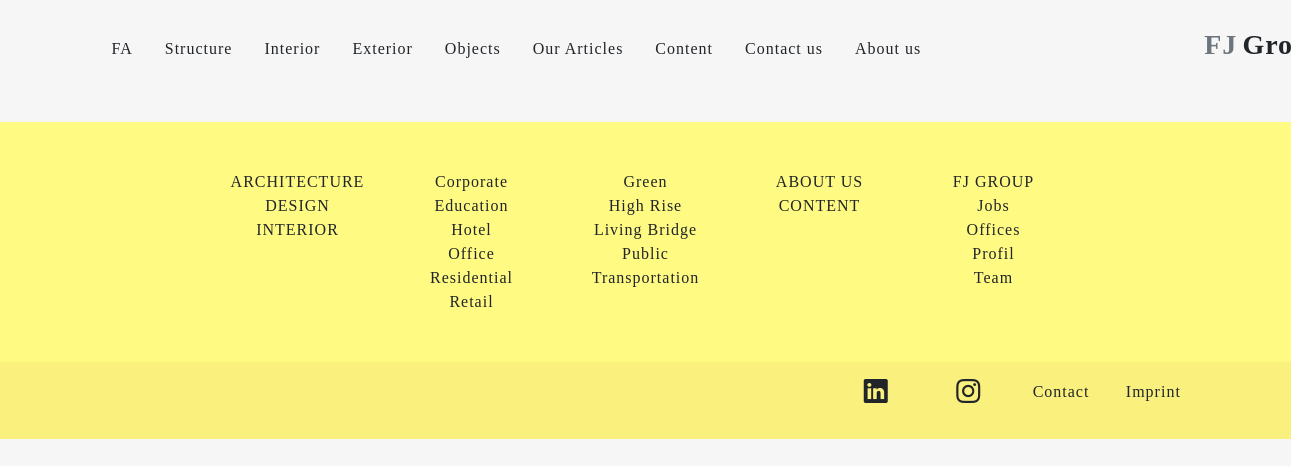
The app's page /content/, older data.
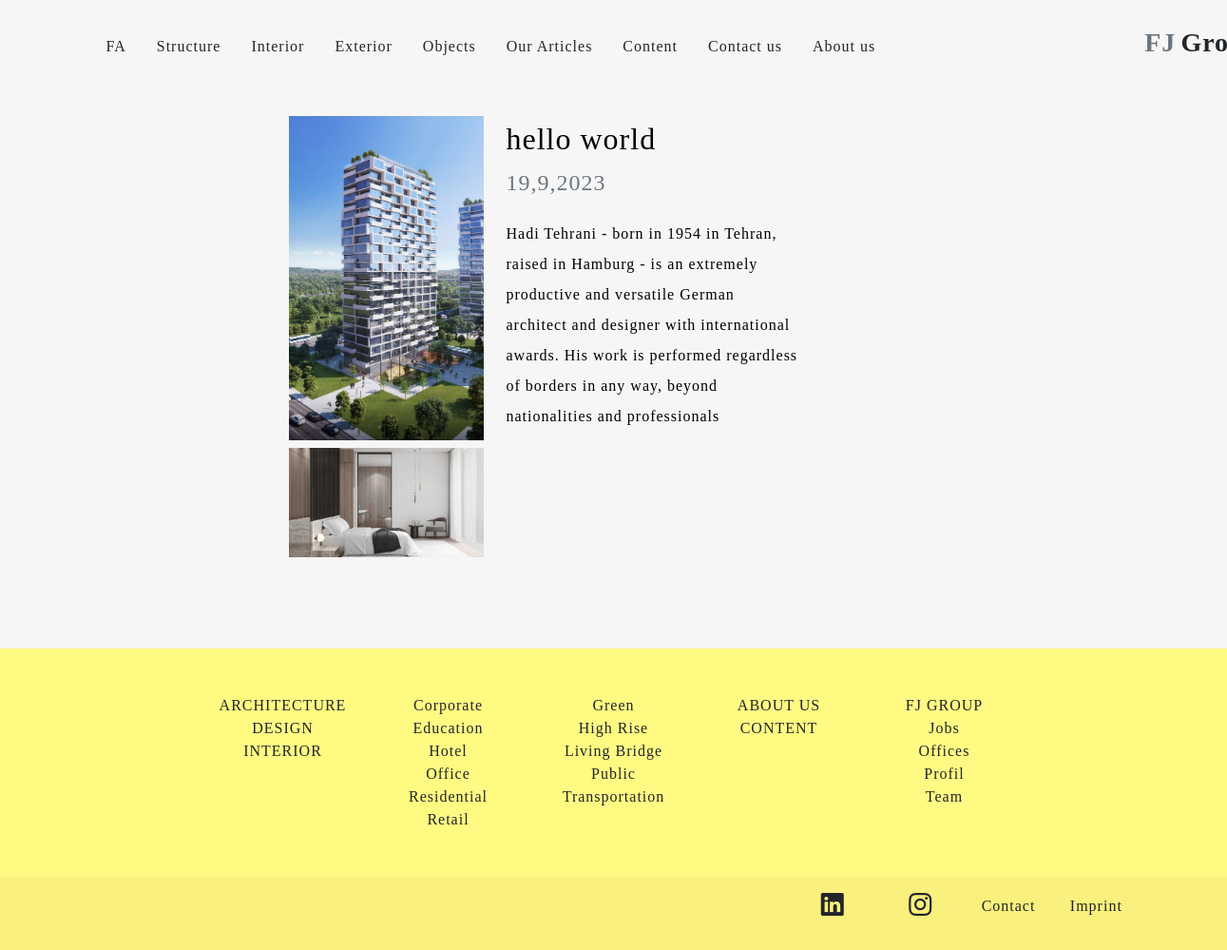
The same page, newer data.
### content_app/models.py (models this page shows, shortened)
class Content(models.Model):
    slug = models.SlugField(allow_unicode=True, blank=True, null=True)
    cover_image = models.ImageField(upload_to='images/content_images', verbose_name='عکس کاور')
    second_cover_image = models.ImageField(upload_to='images/content_images', verbose_name='عکس کاور دوم', null=True)
    video = models.FileField(upload_to='videos/content_videos', blank=True, verbose_name='ویدیو')
    image = models.ImageField(upload_to='images/content_images', blank=True, verbose_name='عکس')
    title = models.CharField(max_length=400, verbose_name='عنوان')
    persian_title = models.CharField(max_length=400, verbose_name='عنوان(فارسی)')
    description = models.CharField(max_length=1500, verbose_name='توضیحات')
    persian_description = models.CharField(max_length=1500, verbose_name='توضیحات(فارسی)')
    created_at = models.DateTimeField(auto_now_add=True, verbose_name='زمان تولید')
    class Meta:
        verbose_name = 'محتوا'
        verbose_name_plural = 'محتوا'
        ordering = ('-created_at',)
    def get_absolute_url(self):
        return reverse('content_app:content_detail', args=[self.id, self.slug])

### content_app/views.py (the view)
# urls.py: path('', views.content_view, name='content'),
def content_view(request):
    content = Content.objects.all()
    return render(request, 'content_app/Content.html', context={'content': content})

### content_app/templates/content_app/Content.html (shortened to what this page needs)
{% extends 'base.html' %}
{% load static %}
{% block css %}
    <link rel="stylesheet" href="{% static 'Css/Content.css' %}">
    <link rel="stylesheet" href="{% static 'Css/Interior.css' %}">
    <link rel="stylesheet" href="{% static 'Css/Project.css' %}">
{% endblock %}
{% block content %}
{% include 'includes/header2.html' %}
    <main>
    {% for content in content %}
        <a href="{{ content.get_absolute_url }}" style="text-decoration: none; color: black;">
        <div class="area pt-5 pb-5">
            <div class="container">
                <div class="row justify-content-center">
                    <div class="col-md-5 col-sm-12 col-12 text-end">
                        <img src="{{ content.cover_image.url }}" alt="{{ content.title }}" class="img-fluid w-50 mb-2">
                        <img src="{{ content.second_cover_image.url }}" alt="{{ content.title }}" class="img-fluid w-50">
                    </div>
                    <div class="col-md-5 col-sm-12 col-12">
                        <h2 class="w-75 lh-base EN">{{ content.title}}</h2>
                        <h4 class="text-secondary mb-4 EN">{{ content.created_at.day }},{{ content.created_at.month }},{{ content.created_at.year }}</h4>
                        <p class="w-75 lh-lg EN">{{ content.description }}</p>
                    </div>
                </div>
            </div>
        </div>
        </a>
    {% endfor %}
    </main>
{% endblock %}

Row changes from the older to the newer data that the page shows:
added Content: cover_image (picture), second_cover_image (picture), title "hello world", created_at.day "19", created_at.month "9", created_at.year "2023", description "Hadi Tehrani - born in 1954 in Tehran, raised in Hamburg - is an extremely productive and versatile German architect and designer with international awards. His work is performed regardless of borders in any way, beyond nationalities and professionals"
